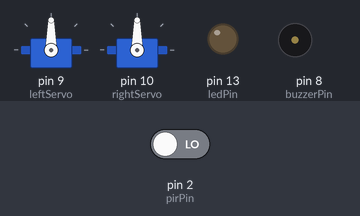
This sketch was run on a simulated Arduino Uno, built with avr-gcc and run on an emulated ATmega328P. On the bench: 2 × servo, output pins drawn as LEDs (lit = HIGH), buzzer (waves = sounding). The inputs (shaded band) are chosen by the test bench; at power-on: pin 2 (pirPin) LOW.

Above: at 1.2 s.
1.3 s: pin 2 (pirPin) driven HIGH
At 1.7 s:
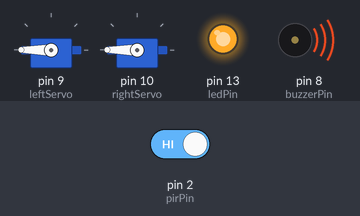
4.3 s: pin 2 (pirPin) driven LOW
At 4.6 s:
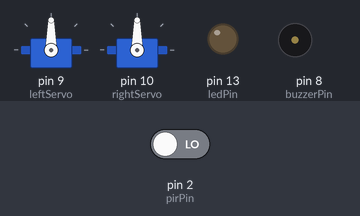
Timing chart, 0 to 7.3 s (numbered marks = the images above; inputs shaded):
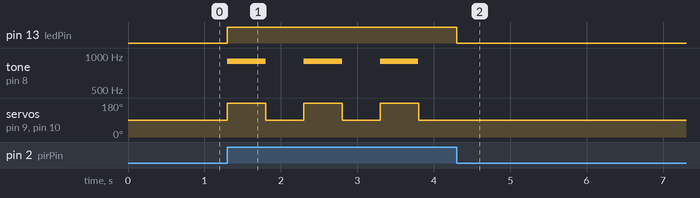

Measured:
- after the input at 1.3 s, pin 13 (ledPin): LOW → HIGH at once; tone on pin 8 (buzzerPin): alternates 900 Hz for 0.50 s and silent for 0.50 s, starting at once; servo on pin 9 (leftServo), servo on pin 10 (rightServo): alternates 180° for 0.50 s and 90° for 0.50 s, starting at once
- after the input at 4.3 s, pin 13 (ledPin): HIGH → LOW at once; tone on pin 8 (buzzerPin): stops changing and stays silent; servo on pin 9 (leftServo), servo on pin 10 (rightServo): stops changing and stays 90°

The sketch:

robot_guard_pir.ino
```cpp
// Robot gardien : il attend, puis reagit si le PIR detecte un mouvement.
// Ici il allume une led, sonne et tourne un peu pour faire "alerte".

#include <Servo.h>

Servo leftServo;
Servo rightServo;

const int pirPin = 2;
const int ledPin = 13;
const int buzzerPin = 8;

void stopRobot()
{
  leftServo.write(90);
  rightServo.write(90);
}

void setup()
{
  pinMode(pirPin, INPUT);
  pinMode(ledPin, OUTPUT);
  pinMode(buzzerPin, OUTPUT);
  leftServo.attach(9);
  rightServo.attach(10);
  stopRobot();
}

void loop()
{
  if (digitalRead(pirPin) == HIGH)
  {
    digitalWrite(ledPin, HIGH);
    tone(buzzerPin, 900);
    leftServo.write(180);
    rightServo.write(180);
    delay(500);
    noTone(buzzerPin);
    stopRobot();
    delay(500);
  }
  else
  {
    digitalWrite(ledPin, LOW);
    noTone(buzzerPin);
    stopRobot();
  }
}
```
